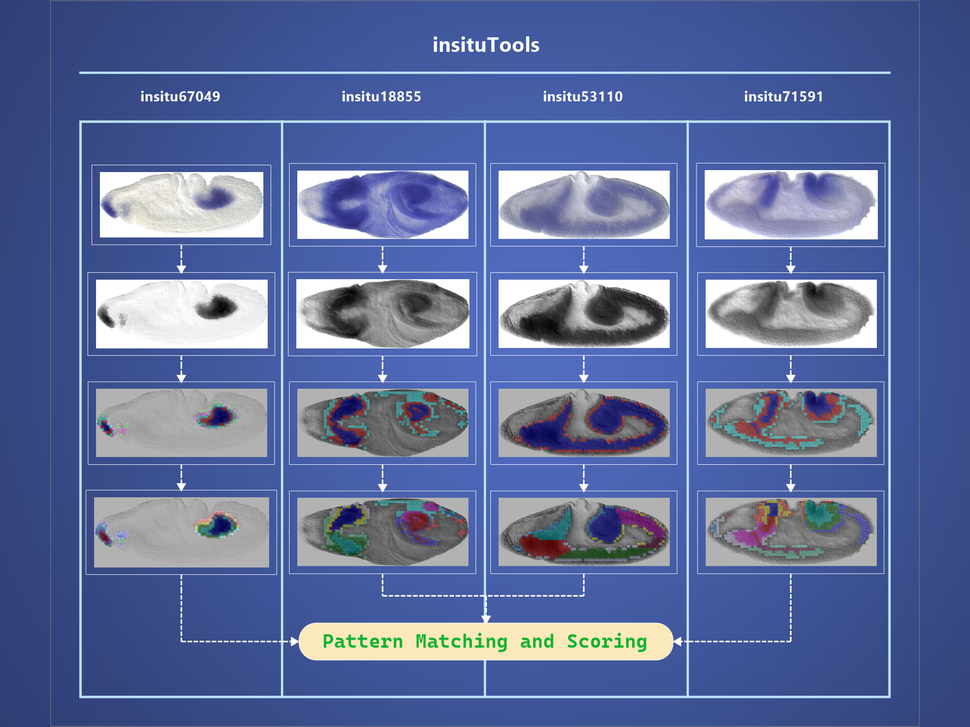
#> input picture insituTools.png, 970 x 727 px, shrunk from 2000 x 1500 before the run
$ python -i extract.py   (imports and definitions only)   (older library calls are emulated)
#> lines starting #> are read from the running program, lines starting #| are printed output that depends on the picture; after the words box and inside, x2 and y2 are one past the last pixel; in counts of white or black regions, pixels touching at a corner belong together
import numpy as np
import cv2


def std_filter(image, kernel):
    image = image.astype(np.float)
    image = cv2.sqrt(
        cv2.blur(image ** 2, kernel) -
        cv2.blur(image, kernel) ** 2
    )
    return image


def fill_hole(mask):
    contour = cv2.findContours(
        mask, cv2.RETR_EXTERNAL,
        cv2.CHAIN_APPROX_NONE
    )[0]
    mask = cv2.drawContours(
        mask, contour, -1,
        255, cv2.FILLED
    )
    return mask


def extract(image, filterSize=3,
            threshold=3, mask_only=False):
    assert type(image) is np.ndarray
    assert type(filterSize) is int
    kernel = (filterSize, filterSize)
    std = std_filter(
        image if len(image.shape) == 2 else \
            cv2.cvtColor(image, cv2.COLOR_BGR2GRAY),
        kernel
    )
    thr = cv2.threshold(
        std, threshold, 255,
        cv2.THRESH_BINARY
    )[1].astype(np.uint8)
    mask = fill_hole(thr)
    image = None if mask_only else \
        cv2.bitwise_or(
            image,
            cv2.bitwise_not(
                cv2.cvtColor(mask, cv2.COLOR_GRAY2BGR)
            )
        )
    return image, mask

>>> import cv2
>>> picture = cv2.imread('../insituTools.png')
#> picture is the input picture: shape (727, 970, 3); mean B, G, R 157.4, 109.8, 94.3
>>> result = extract(picture)
#> in std_filter, `image = image.astype(np.float)`:
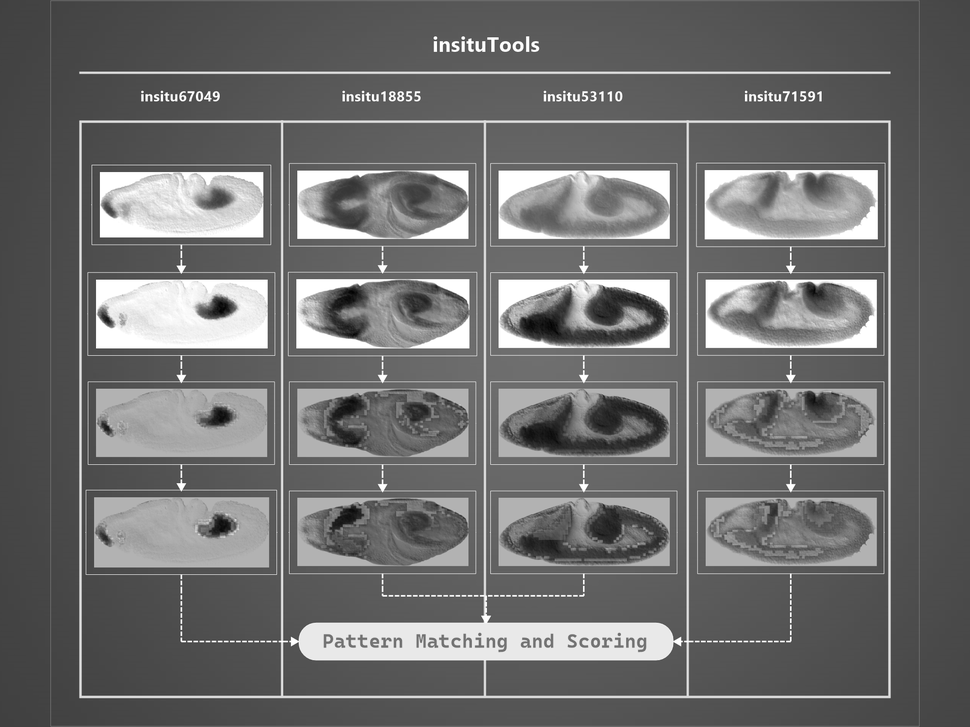
#> image: shape (727, 970) float64; min 1, max 255, mean 110.6
#> in std_filter, `image = cv2.sqrt( cv2.blur(image ** 2, kernel) - cv2.blur(image, kerne..`:
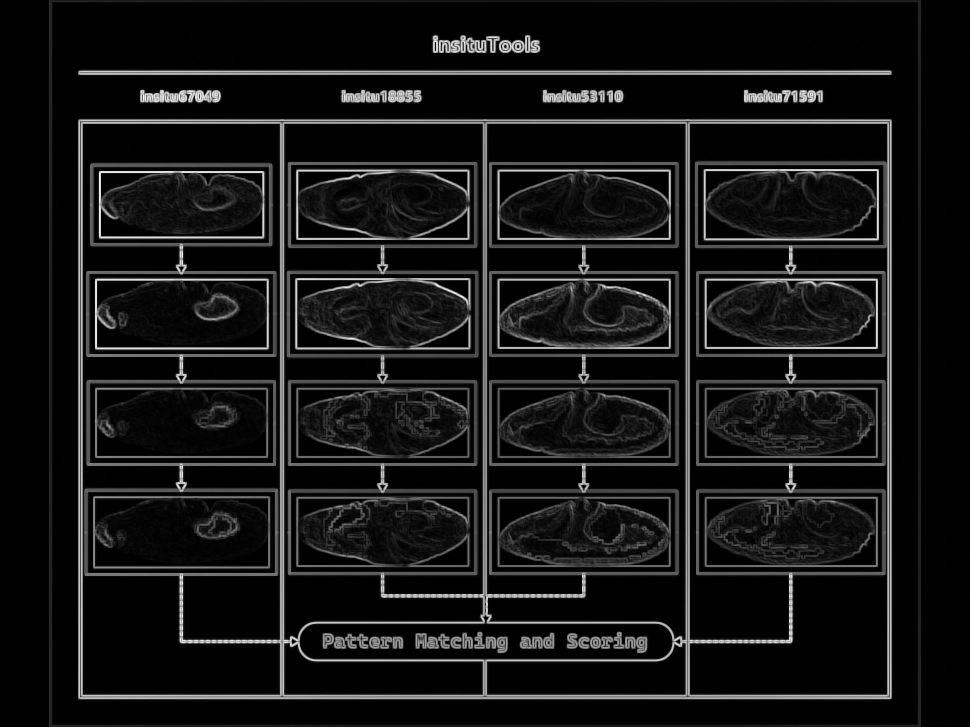
#> image: shape (727, 970) float64; min 0, max 85.97, mean 7.5; drawn with min black and max white
#> in extract, `thr = cv2.threshold( std, threshold, 255, cv2.THRESH_BINARY )[1].astyp..`:
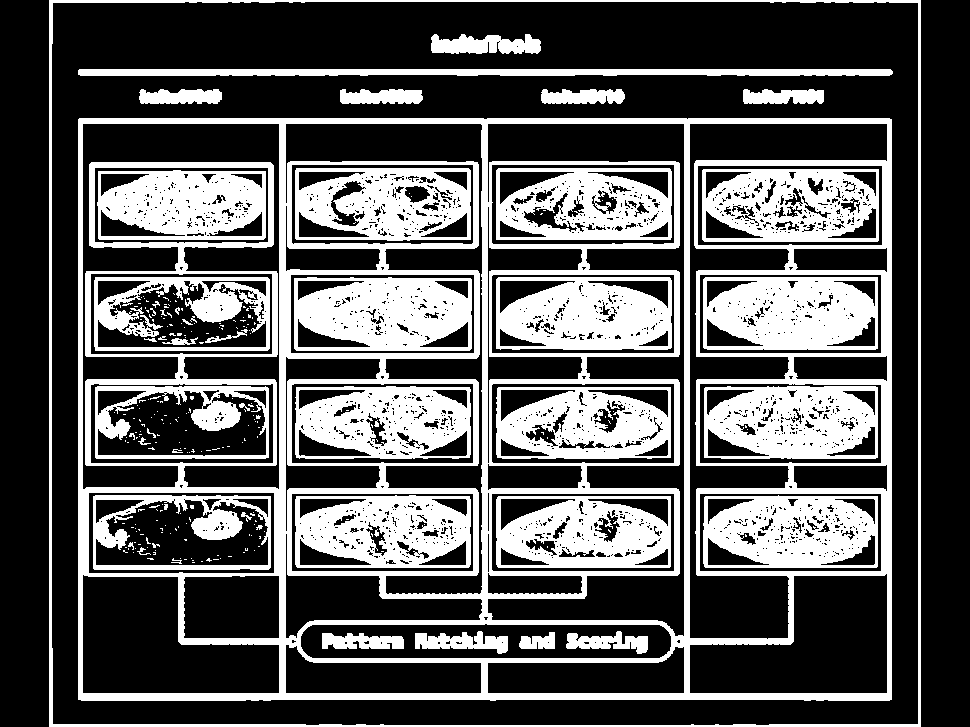
#> thr: shape (727, 970); 34.4% white; 259 white regions (210 under 20 px)
#> in fill_hole, `contour = cv2.findContours( mask, cv2.RETR_EXTERNAL, cv2.CHAIN_APPROX_..`: contour = 1 contour; box (x1, y1, x2, y2) and area: (49, 0, 921, 727) 632346
#> in fill_hole, `mask = cv2.drawContours( mask, contour, -1, 255, cv2.FILLED )`:
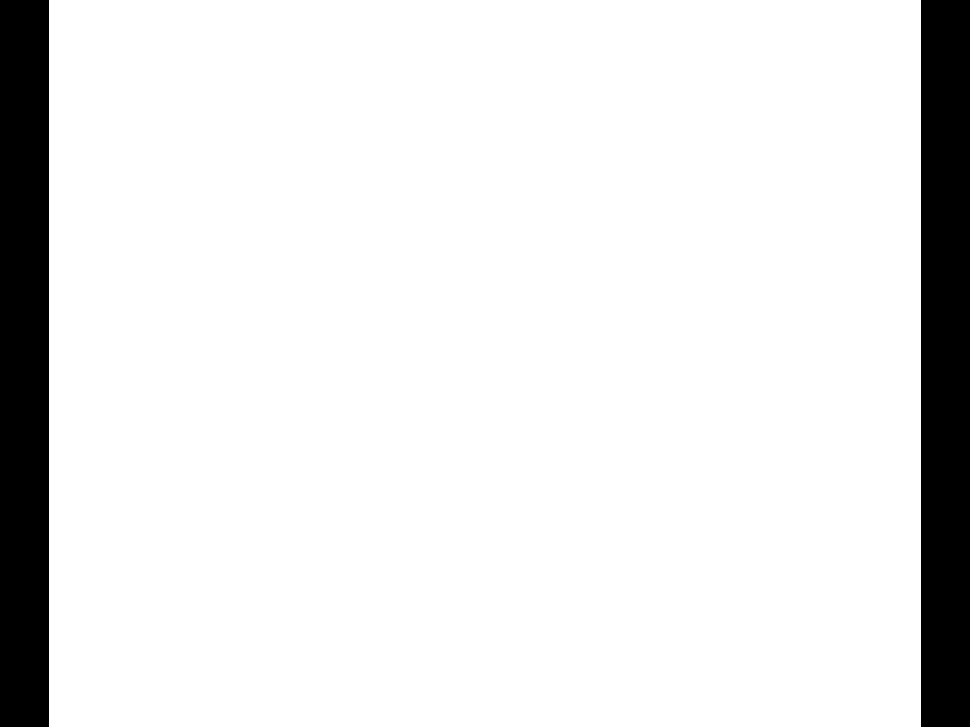
#> mask: shape (727, 970); 89.9% white; 2 black regions, box (x1, y1, x2, y2) and area: (0, 0, 49, 727) 35623, (921, 0, 970, 727) 35623
#> in extract, `image = None if mask_only else \ cv2.bitwise_or( image, cv2.bitwise_no..`:
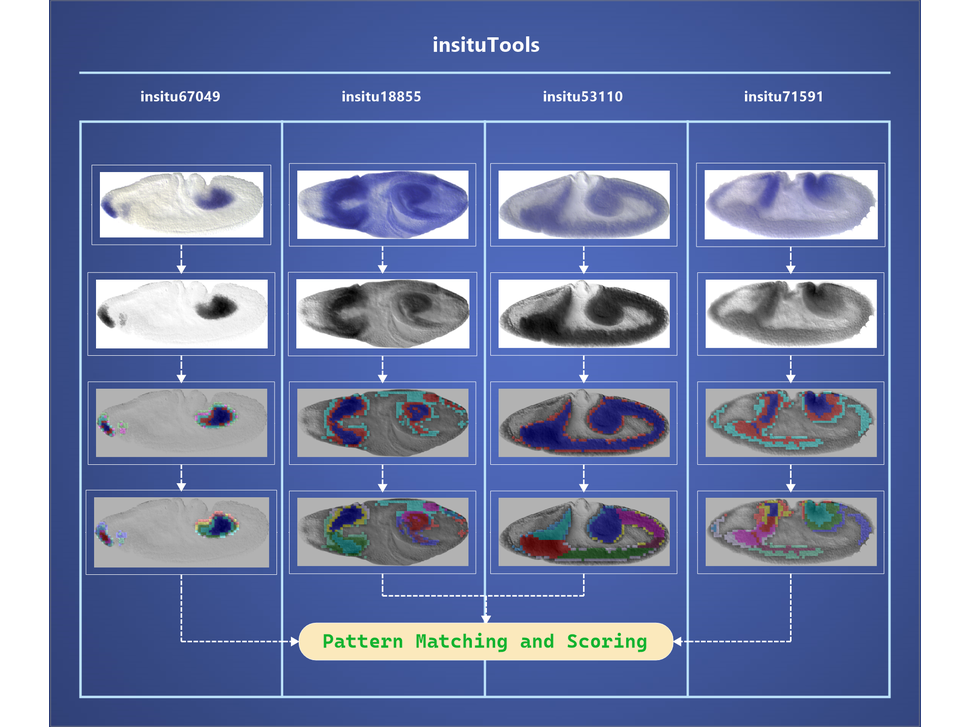
#> image: shape (727, 970, 3); mean B, G, R 169.9, 128.2, 114.7
